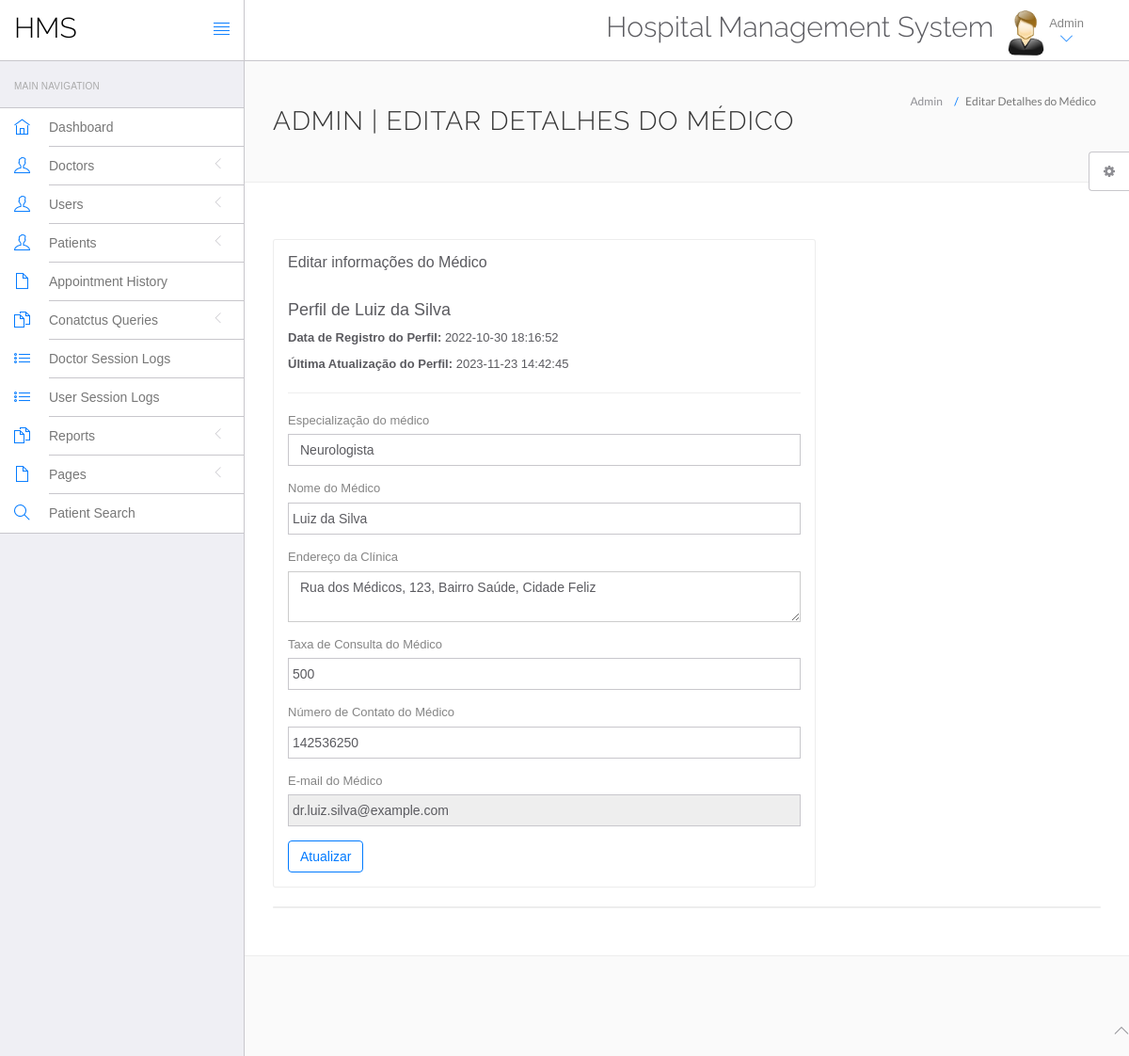
The page /hms/admin/edit-doctor.php?id=1 (signed in) on the database its author committed.
### tables this page shows
CREATE TABLE `doctors` (
  `id` int(11) NOT NULL,
  `specilization` varchar(255) DEFAULT NULL,
  `doctorName` varchar(255) DEFAULT NULL,
  `address` longtext DEFAULT NULL,
  `docFees` varchar(255) DEFAULT NULL,
  `contactno` bigint(11) DEFAULT NULL,
  `docEmail` varchar(255) DEFAULT NULL,
  `password` varchar(255) DEFAULT NULL,
  `creationDate` timestamp NULL DEFAULT current_timestamp(),
  `updationDate` timestamp NULL DEFAULT NULL ON UPDATE current_timestamp()
);

### hms/admin/edit-doctor.php (the view, shortened to what this page needs)
<?php
include('include/config.php');
if(strlen($_SESSION['id']==0)) {
 header('location:logout.php');
  } else{
$did=intval($_GET['id']);
?>
<!DOCTYPE html>
<html lang="en">
	<head>
		<link rel="stylesheet" href="vendor/bootstrap/css/bootstrap.min.css">
		<link rel="stylesheet" href="vendor/fontawesome/css/font-awesome.min.css">
		<link rel="stylesheet" href="vendor/themify-icons/themify-icons.min.css">
		<link href="vendor/animate.css/animate.min.css" rel="stylesheet" media="screen">
		<link href="vendor/perfect-scrollbar/perfect-scrollbar.min.css" rel="stylesheet" media="screen">
		<link href="vendor/switchery/switchery.min.css" rel="stylesheet" media="screen">
		<link href="vendor/bootstrap-touchspin/jquery.bootstrap-touchspin.min.css" rel="stylesheet" media="screen">
		<link href="vendor/select2/select2.min.css" rel="stylesheet" media="screen">
		<link href="vendor/bootstrap-datepicker/bootstrap-datepicker3.standalone.min.css" rel="stylesheet" media="screen">
		<link href="vendor/bootstrap-timepicker/bootstrap-timepicker.min.css" rel="stylesheet" media="screen">
		<link rel="stylesheet" href="assets/css/styles.css">
		<link rel="stylesheet" href="assets/css/plugins.css">
		<link rel="stylesheet" href="assets/css/themes/theme-1.css" id="skin_color" />
	</head>
	<body>
		<div id="app">
<?php include('include/sidebar.php');?>
			<div class="app-content">
						<?php include('include/header.php');?>
				<div class="main-content" >
					<div class="wrap-content container" id="container">
						<section id="page-title">
							<div class="row">
								<div class="col-sm-8">
									<h1 class="mainTitle">Admin | Editar Detalhes do Médico</h1>
																	</div>
								<ol class="breadcrumb">
									<li>
										<span>Admin</span>
									</li>
									<li class="active">
										<span>Editar Detalhes do Médico</span>
									</li>
								</ol>
							</div>
						</section>
						<div class="container-fluid container-fullw bg-white">
							<div class="row">
								<div class="col-md-12">
									<div class="row margin-top-30">
										<div class="col-lg-8 col-md-12">
											<div class="panel panel-white">
												<div class="panel-heading">
													<h5 class="panel-title">Editar informações do Médico</h5>
												</div>
												<div class="panel-body">
									<?php $sql=mysqli_query($con,"select * from doctors where id='$did'");
while($data=mysqli_fetch_array($sql))
{
?>
<h4>Perfil de <?php echo htmlentities($data['doctorName']);?></h4>
<p><b>Data de Registro do Perfil: </b><?php echo htmlentities($data['creationDate']);?></p>
<?php if($data['updationDate']){?>
<p><b>Última Atualização do Perfil: </b><?php echo htmlentities($data['updationDate']);?></p>
<?php } ?>
<hr />
													<form role="form" name="adddoc" method="post" onSubmit="return valid();">
														<div class="form-group">
															<label for="DoctorSpecialization">
																Especialização do médico
															</label>
							<select name="Doctorspecialization" class="form-control" required="required">
					<option value="<?php echo htmlentities($data['specilization']);?>">
					<?php echo htmlentities($data['specilization']);?></option>
															</select>
														</div>
<div class="form-group">
															<label for="doctorname">
															Nome do Médico
															</label>
	<input type="text" name="docname" class="form-control" value="<?php echo htmlentities($data['doctorName']);?>" >
														</div>
<div class="form-group">
															<label for="address">
															Endereço da Clínica
															</label>
					<textarea name="clinicaddress" class="form-control"><?php echo htmlentities($data['address']);?></textarea>
														</div>
<div class="form-group">
															<label for="fess">
															Taxa de Consulta do Médico
															</label>
		<input type="text" name="docfees" class="form-control" required="required"  value="<?php echo htmlentities($data['docFees']);?>" >
														</div>
<div class="form-group">
									<label for="fess">
															Número de Contato do Médico
															</label>
					<input type="text" name="doccontact" class="form-control" required="required"  value="<?php echo htmlentities($data['contactno']);?>">
														</div>
<div class="form-group">
									<label for="fess">
															E-mail do Médico
															</label>
					<input type="email" name="docemail" class="form-control"  readonly="readonly"  value="<?php echo htmlentities($data['docEmail']);?>">
														</div>
														<?php } ?>
														<button type="submit" name="submit" class="btn btn-o btn-primary">
															Atualizar
														</button>
													</form>
												</div>
											</div>
										</div>
											</div>
										</div>
									<div class="col-lg-12 col-md-12">
											<div class="panel panel-white">
											</div>
										</div>
									</div>
								</div>
							</div>
						</div>
					</div>
				</div>
	<?php include('include/footer.php');?>
	<?php include('include/setting.php');?>
	</body>
</html>
<?php } ?>

### hms/admin/assets/css/themes/theme-1.css (style rules this page uses)
body { background: #FAFAFA; }

### rows shown on the page
doctors: doctorName "Luiz da Silva", creationDate "2022-10-30 18:16:52", updationDate "2023-11-23 14:42:45", Doctorspecialization "Neurologista", docname "Luiz da Silva", clinicaddress "Rua dos Médicos, 123, Bairro Saúde, Cidade Feliz", docfees "500", doccontact "142536250", docemail "dr.luiz.silva@example.com"
